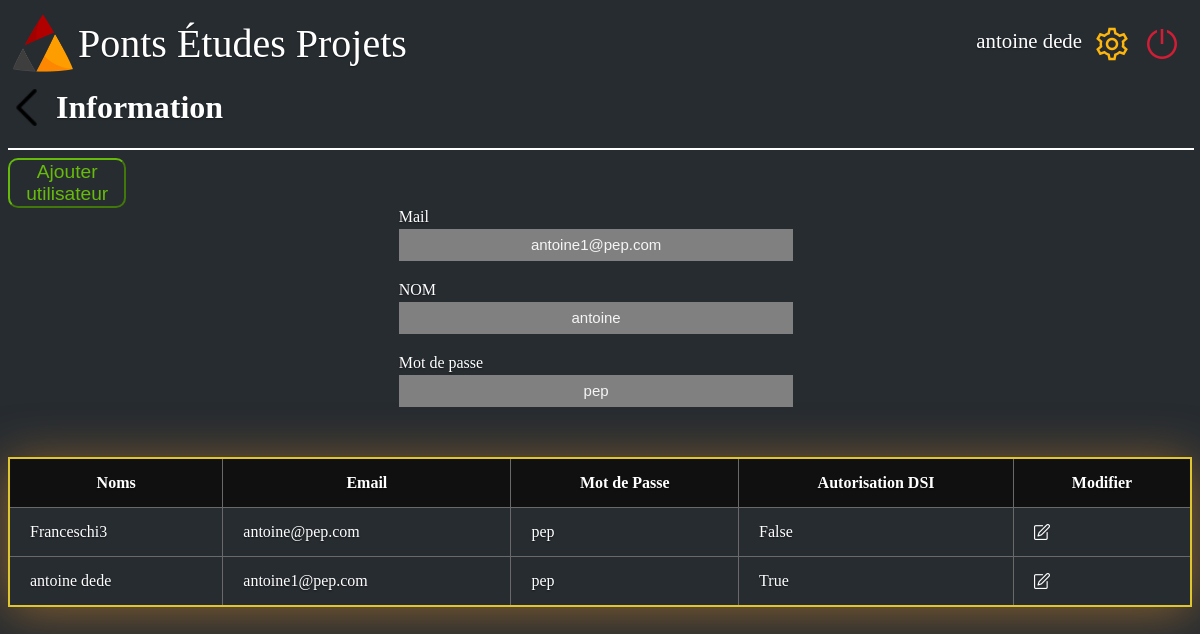
Page /information/antoine dede on the earlier database version.
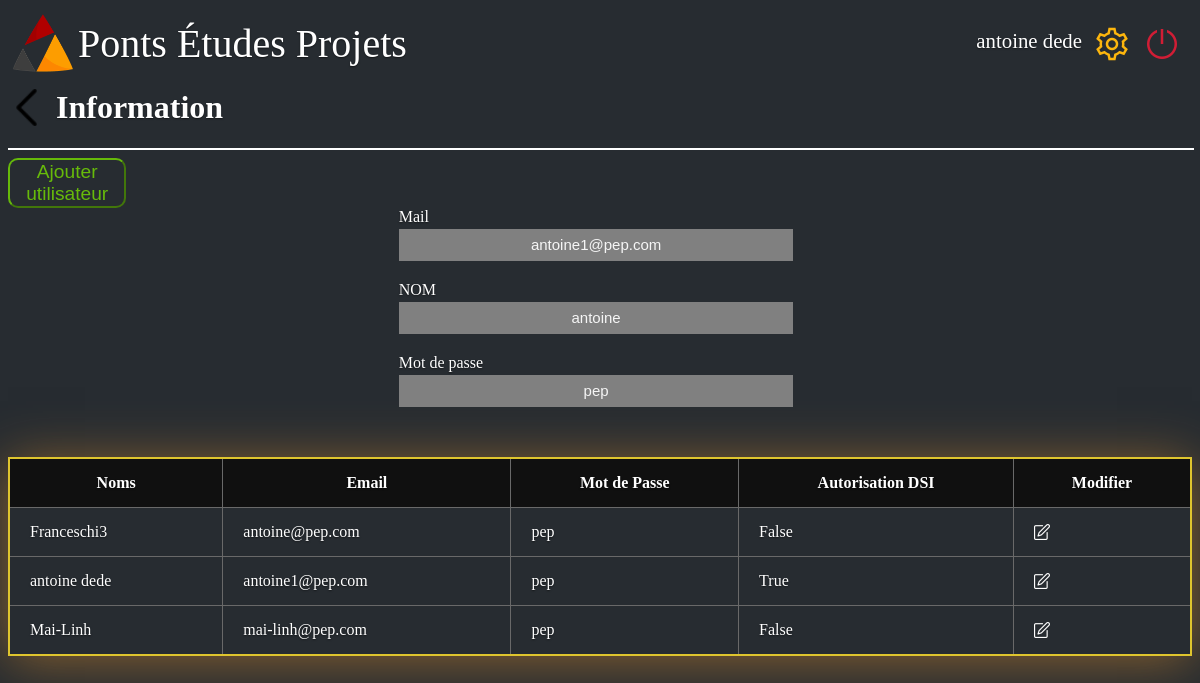
Same page on the later database version.
### web/site.py (models this page shows, shortened)
class db_utilisateurs(db.Model):
    _id = db.Column("id", db.Integer, primary_key= True)
    name = db.Column(db.String(100))
    email = db.Column(db.String(100))
    mdp = db.Column(db.String(100))
    dsi = db.Column(db.Boolean)

### web/site.py (the view, shortened to what this page needs)
@app.route('/information/<name>',methods=["POST", "GET"])
def information(name):
    utilisateur = db_utilisateurs.query.filter_by(name=name).first()
    utilisateur_name=utilisateur.name
    utilisateur_name=utilisateur.name
    mail = utilisateur.email
    dsi = utilisateur.dsi
    mdp = utilisateur.mdp
    print(mail)
    return render_template("information.html",name=name,utilisateur_name=utilisateur_name,mdp=mdp,mail=mail,dsi=dsi, BDD_utilisateur=db_utilisateurs.query.all())

### web/templates/information.html (shortened to what this page needs)
<!DOCTYPE html>
<html>
    <head>
        <link rel="stylesheet" href={{ url_for('static', filename='style_information4.css') }}/>
    </head>
    <body>
        <div class="barre_principale">
            <div class="logo_junior">
                <a href="/home/{{name}}">
                    <img class= "logo_pep" src={{ url_for('static', filename='PEPLOGO.png') }}  alt= "Logo pep"/>
                    <div class="Junior">Ponts Études Projets</div>
                </a>
            </div>
            <div>
                <nav>
                    <ul class="navbar-nav">
                        <li class="user_name"><a class="user" href="#">{{name}}</a></li>
                        <li class="nav-item"><a href="#"><img src={{ url_for('static', filename='settings.png') }} alt="bouton reglage" ></a></li>
                        <li class="nav-item"><a href='/login'><img src={{ url_for('static', filename='shutdown.png') }} alt="bouton shutdown" ></a></li>
                    </ul>
                </nav>
            </div>
        </div>
        <h1 class="page_title">
            <a href="/home/{{name}}">
                <img src={{ url_for('static', filename='back1.png') }} alt="bouton retour">
            </a>
            &nbsp; Information
        </h1>
        <hr color="white" style="width: 100%;">
        {% if dsi == 1 %}
            <button class="valider" type="submit" width="50%">Ajouter utilisateur</button>
        {% endif %}
        <form class="form-signin" method="post">
            <div >
                <div class="form-label-group">
                    <label for="input_mail">Mail</label>
                    <br>
                    <input name="_mail"   class="form-mdp" required="required" value ={{mail}} />
                </div>
                <div class="form-label-group">
                    <label for="input_prenom">NOM</label>
                    <br>
                    <input name="_name"   class="form-mdp" required="required" value ={{utilisateur_name}} />
                </div>
                <div class="form-label-group">
                    <label for="input_mdp">Mot de passe</label>
                    <br>
                    <input name="_mdp"  class="form-mdp" required="required" value ={{mdp}} />
                </div>
            </div>
        </form>
        {% if dsi == 1 %}
            <table class="tableau-style">
                <thead>
                    <tr>
                        <th>Noms</th>
                        <th>Email</th>
                        <th>Mot de Passe</th>
                        <th>Autorisation DSI</th>
                        <th>Modifier</th>
                    </tr>
                </thead>
                <tbody class="case">
                    {% for utilisateur in BDD_utilisateur %}
                        <tr>
                            <td>{{utilisateur.name}}</td>
                            <td>{{utilisateur.email}}</td>
                            <td>{{utilisateur.mdp}}</td>
                            <td>{{utilisateur.dsi}}</td>
                            <td><a href ='/add_delete_information/{{name}}/{{utilisateur._id}}' ><img src={{ url_for('static', filename='edit1.png') }} class="edit" height="16" width="16" ></a></td>
                        </tr>
                    {% endfor %}
                </tbody>
            </table>
        {% endif %}
    </body>
</html>

### web/static/style_information4.css (style rules this page uses)
html { height: 100%; width: 100%; background-color : #272C31; }
body { background-color : #272C31; height: 100%; background-color: transparent; color: white; text-shadow: 0 .05rem .1rem rgba(0, 0, 0, .5); }
.barre_principale { height: 60px; display: flex; justify-content: space-between; }
.page_title { display: flex; }
.logo_pep { width: 60px; height: 60px; }
ul { list-style-type: none; display:flex; text-decoration:none; }
.logo_pep { float: left; margin: 5px; }
.user_name { margin-top:5px ; }
.Junior { margin-top: 12px; display: flex; font-size: 250%; }
nav a { font-size: 1.3em; color: white; text-shadow: 0 .05rem .1rem rgba(0, 0, 0, .5); text-decoration: none; }
nav li { margin-right: 10px; }
a { text-decoration:none; color:white; display:flex; }
.form-mdp { text-align: center; font-size: 15px; color:whitesmoke; margin-top: 3px; height: 30px; border: gray; background-color: gray; margin-left: 33%; width: 33%; margin-bottom: 20px; }
label { margin-left: 33%; }
.valider { width: 10%; font-size: larger; border-radius: 10px; height: 50px; border-color:rgba(119, 223, 0, 0.797); background-color: transparent; color:rgba(119, 223, 0, 0.797); }
.tableau-style { border-collapse: collapse; min-width: 100%; box-shadow: 0 5px 50px rgba(223, 143, 46, 0.529); cursor: pointer; margin: 30px auto; border: 2px solid rgb(223, 197, 46); }
thead tr { background-color: rgb(16, 16, 16); }
th, td { padding: 15px 20px; }
tbody, tr, td, th { border: 1px solid #696969; }

Differences in the rows shown:
added db_utilisateurs: name "Mai-Linh", email "mai-linh@pep.com", mdp "pep", dsi "False"
